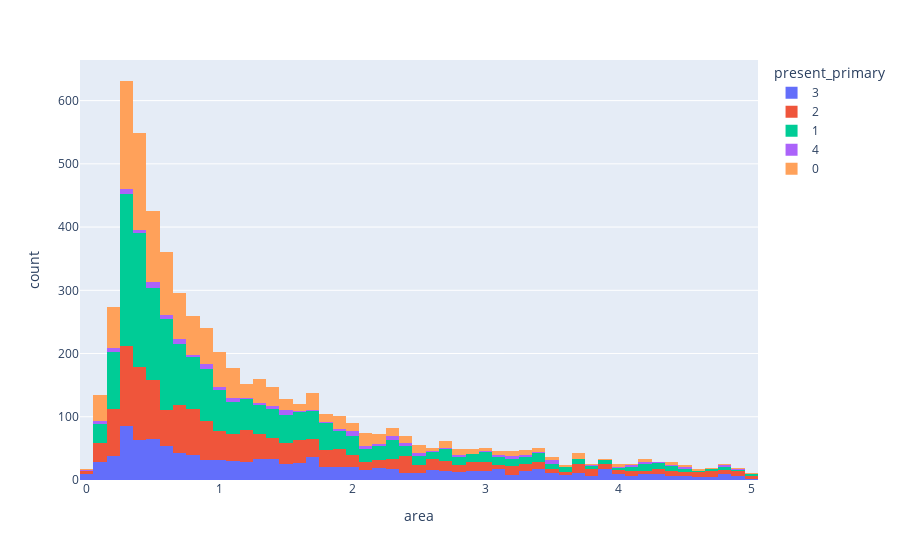

Notebook code for this chart:
### Code cell
fig = px.histogram(df_combined_small, x = 'area', color = 'present_primary', nbins = 60 )
fig.show()

### Figure 1 — Plotly figure (JSON) as saved in the notebook; plotly's stock layout.template omitted (floating-point values rounded to 4 significant figures; data arrays with more than 128 entries replaced by an {"elided": "..."} marker saying what was removed)
{"data": [{"bingroup": "x", "hovertemplate": "present_primary=3<br>area=%{x}<br>count=%{y}<extra></extra>", "legendgroup": "3", "marker": {"color": "#636efa", "pattern": {"shape": ""}}, "name": "3", "nbinsx": 60, "orientation": "v", "showlegend": true, "type": "histogram", "x": {"elided": "1096 float values"}, "xaxis": "x", "yaxis": "y"}, {"bingroup": "x", "hovertemplate": "present_primary=2<br>area=%{x}<br>count=%{y}<extra></extra>", "legendgroup": "2", "marker": {"color": "#EF553B", "pattern": {"shape": ""}}, "name": "2", "nbinsx": 60, "orientation": "v", "showlegend": true, "type": "histogram", "x": {"elided": "1420 float values"}, "xaxis": "x", "yaxis": "y"}, {"bingroup": "x", "hovertemplate": "present_primary=1<br>area=%{x}<br>count=%{y}<extra></extra>", "legendgroup": "1", "marker": {"color": "#00cc96", "pattern": {"shape": ""}}, "name": "1", "nbinsx": 60, "orientation": "v", "showlegend": true, "type": "histogram", "x": {"elided": "1922 float values"}, "xaxis": "x", "yaxis": "y"}, {"bingroup": "x", "hovertemplate": "present_primary=4<br>area=%{x}<br>count=%{y}<extra></extra>", "legendgroup": "4", "marker": {"color": "#ab63fa", "pattern": {"shape": ""}}, "name": "4", "nbinsx": 60, "orientation": "v", "showlegend": true, "type": "histogram", "x": {"elided": "170 float values"}, "xaxis": "x", "yaxis": "y"}, {"bingroup": "x", "hovertemplate": "present_primary=0<br>area=%{x}<br>count=%{y}<extra></extra>", "legendgroup": "0", "marker": {"color": "#FFA15A", "pattern": {"shape": ""}}, "name": "0", "nbinsx": 60, "orientation": "v", "showlegend": true, "type": "histogram", "x": {"elided": "1324 float values"}, "xaxis": "x", "yaxis": "y"}], "layout": {"barmode": "relative", "legend": {"title": {"text": "present_primary"}, "tracegroupgap": 0}, "margin": {"t": 60}, "xaxis": {"anchor": "y", "domain": [0, 1], "title": {"text": "area"}}, "yaxis": {"anchor": "x", "domain": [0, 1], "title": {"text": "count"}}}}
